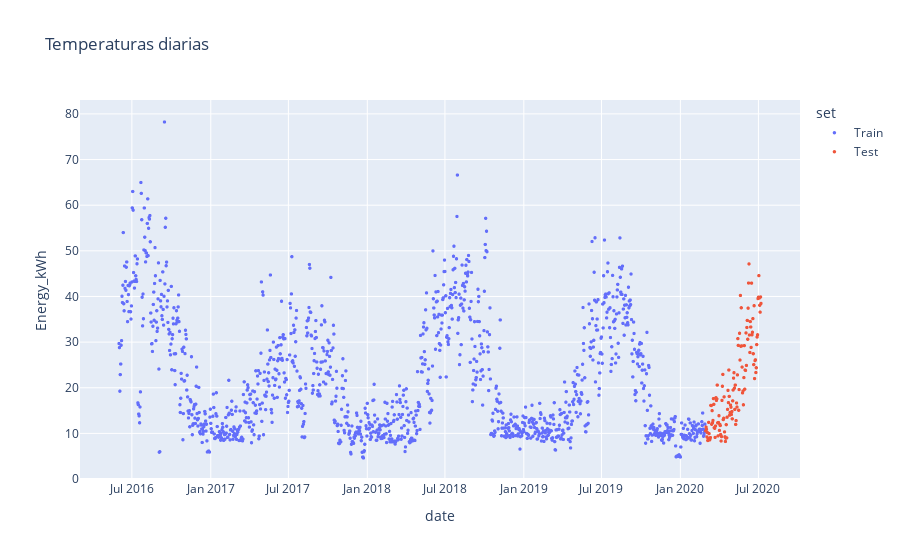

The notebook cell this image was saved under:
### Code cell
# Graficar la serie temporal, separando los conjuntos de entrenamiento y prueba
fig = px.scatter(df, x = df.date, y=target, title='Temperaturas diarias', color = 'set')
fig.update_traces(marker=dict(size=3.5))
fig.show()

### Figure 1 — Plotly figure (JSON) as saved in the notebook; plotly's stock layout.template omitted (floating-point values rounded to 4 significant figures; data arrays with more than 128 entries replaced by an {"elided": "..."} marker saying what was removed)
{"data": [{"hovertemplate": "set=Train<br>date=%{x}<br>Energy_kWh=%{y}<extra></extra>", "legendgroup": "Train", "marker": {"color": "#636efa", "size": 3.5, "symbol": "circle"}, "mode": "markers", "name": "Train", "showlegend": true, "type": "scattergl", "x": {"elided": "1368 str values"}, "xaxis": "x", "y": {"elided": "1368 float values"}, "yaxis": "y"}, {"hovertemplate": "set=Test<br>date=%{x}<br>Energy_kWh=%{y}<extra></extra>", "legendgroup": "Test", "marker": {"color": "#EF553B", "size": 3.5, "symbol": "circle"}, "mode": "markers", "name": "Test", "showlegend": true, "type": "scattergl", "x": {"elided": "130 str values"}, "xaxis": "x", "y": {"elided": "130 float values"}, "yaxis": "y"}], "layout": {"legend": {"title": {"text": "set"}, "tracegroupgap": 0}, "title": {"text": "Temperaturas diarias"}, "xaxis": {"anchor": "y", "domain": [0, 1], "title": {"text": "date"}}, "yaxis": {"anchor": "x", "domain": [0, 1], "title": {"text": "Energy_kWh"}}}}
